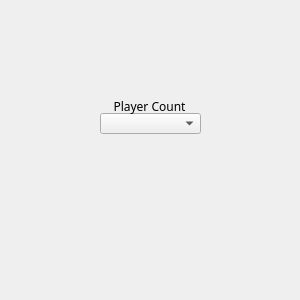
<?xml version="1.0" encoding="UTF-8"?>
<ui version="4.0">
 <class>MenuClass</class>
 <widget class="QDialog" name="MenuClass">
  <property name="geometry">
   <rect>
    <x>0</x>
    <y>0</y>
    <width>300</width>
    <height>300</height>
   </rect>
  </property>
  <property name="sizePolicy">
   <sizepolicy hsizetype="Fixed" vsizetype="Fixed">
    <horstretch>0</horstretch>
    <verstretch>0</verstretch>
   </sizepolicy>
  </property>
  <property name="minimumSize">
   <size>
    <width>300</width>
    <height>300</height>
   </size>
  </property>
  <property name="maximumSize">
   <size>
    <width>300</width>
    <height>300</height>
   </size>
  </property>
  <property name="windowTitle">
   <string>Dialog</string>
  </property>
  <widget class="QLabel" name="back">
   <property name="geometry">
    <rect>
     <x>0</x>
     <y>0</y>
     <width>300</width>
     <height>300</height>
    </rect>
   </property>
   <property name="minimumSize">
    <size>
     <width>300</width>
     <height>300</height>
    </size>
   </property>
   <property name="maximumSize">
    <size>
     <width>300</width>
     <height>300</height>
    </size>
   </property>
   <property name="text">
    <string/>
   </property>
  </widget>
  <widget class="QPushButton" name="pushButton">
   <property name="geometry">
    <rect>
     <x>54</x>
     <y>173</y>
     <width>191</width>
     <height>91</height>
    </rect>
   </property>
   <property name="styleSheet">
    <string notr="true">qproperty-icon: url(&quot;:/board/cards/Assets/playbut.png&quot;);
qproperty-iconSize: 330px;

</string>
   </property>
   <property name="text">
    <string/>
   </property>
   <property name="flat">
    <bool>true</bool>
   </property>
  </widget>
  <widget class="QComboBox" name="comboBox">
   <property name="geometry">
    <rect>
     <x>100</x>
     <y>113</y>
     <width>101</width>
     <height>21</height>
    </rect>
   </property>
   <property name="styleSheet">
    <string notr="true">QComboBox QAbstractItemView
 {
    border: 2px solid Brown;
    selection-background-color:green;
    background-color: white;
}</string>
   </property>
  </widget>
  <widget class="QLabel" name="label">
   <property name="geometry">
    <rect>
     <x>89</x>
     <y>98</y>
     <width>121</width>
     <height>16</height>
    </rect>
   </property>
   <property name="font">
    <font>
     <family>Tw Cen MT Condensed Extra Bold</family>
     <pointsize>9</pointsize>
     <bold>false</bold>
    </font>
   </property>
   <property name="text">
    <string>Player Count</string>
   </property>
   <property name="alignment">
    <set>Qt::AlignCenter</set>
   </property>
  </widget>
 </widget>
 <resources/>
 <connections/>
</ui>
